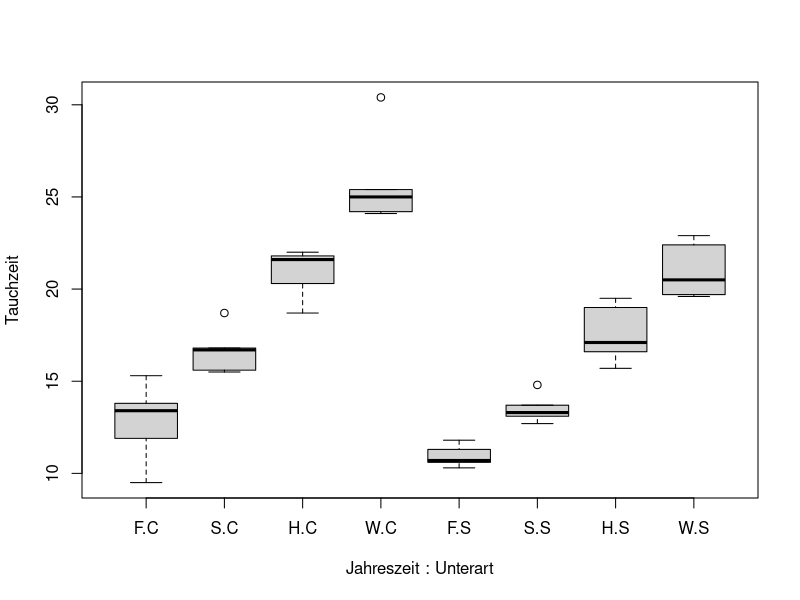
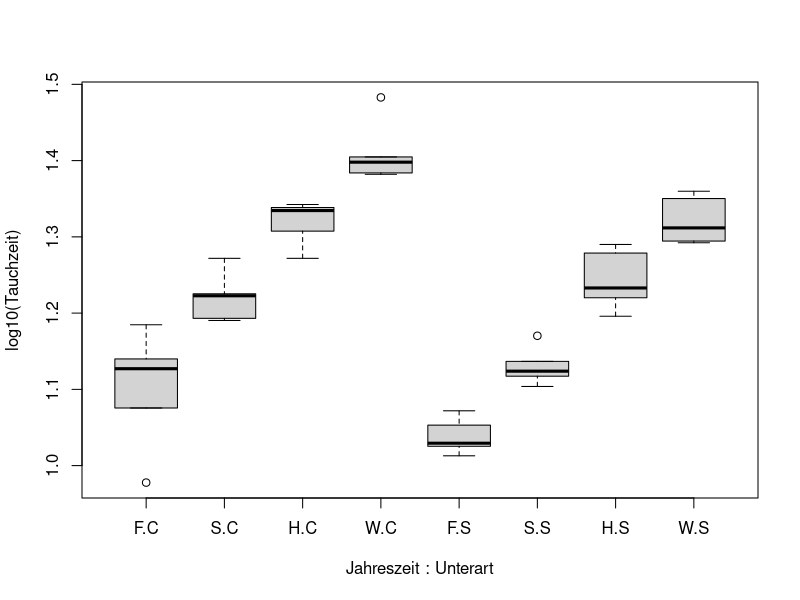
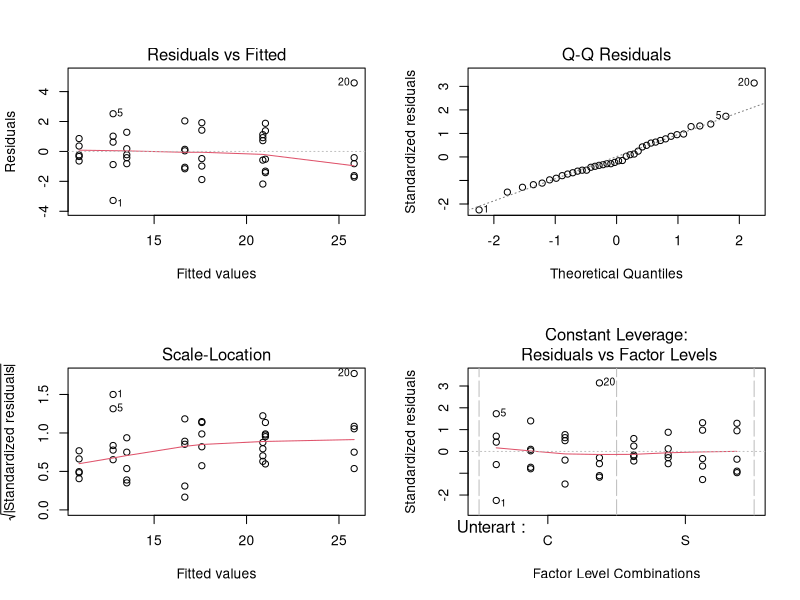
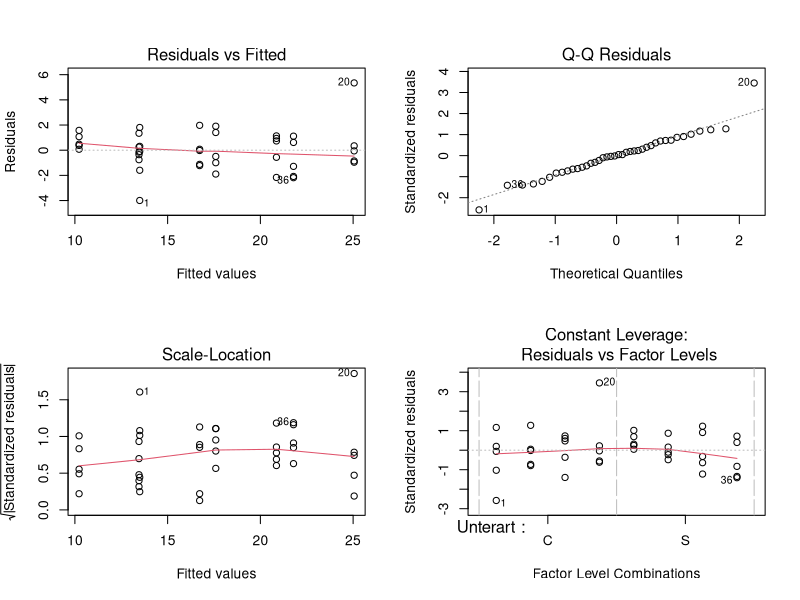
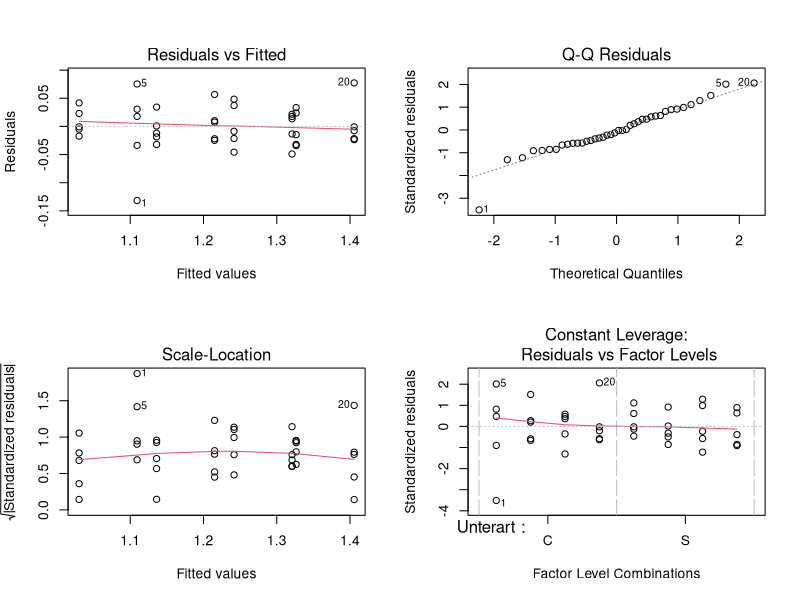
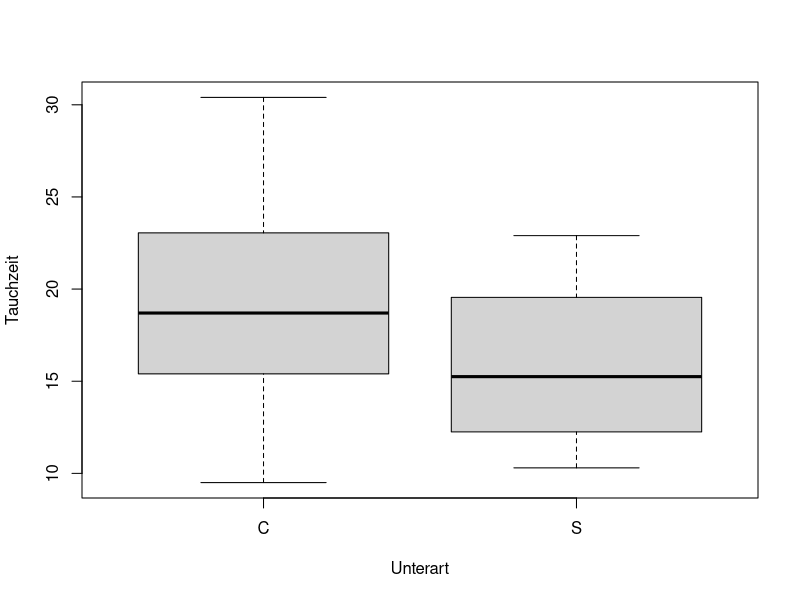
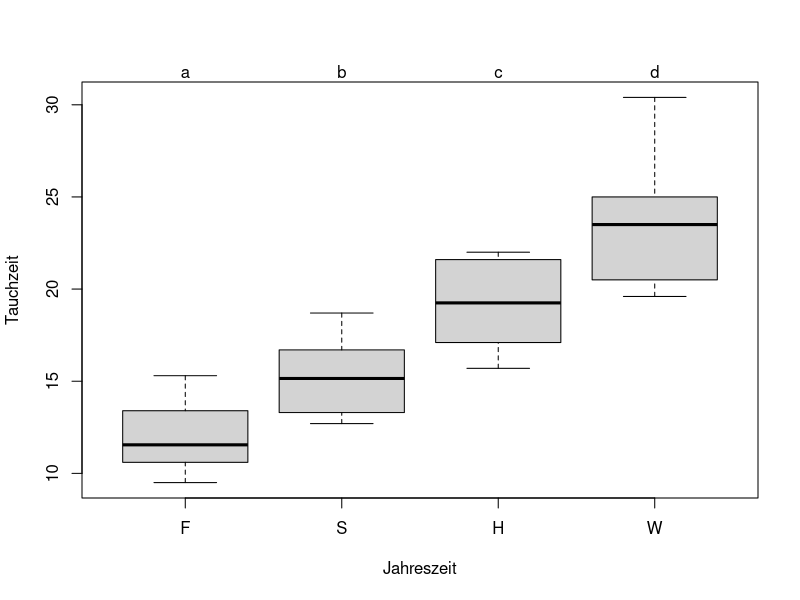

These charts were generated, in order, by the following R code:
## ---- chunk 1
library("readr")

# Daten laden
kormoran <- read_delim("datasets/stat/kormoran.csv", ";", col_types = cols("Unterart" = "f", "Jahreszeit" = "f")) 

# Ueberpruefen, ob Einlesen richtig funktioniert hat und welche Datenstruktur vorliegt
str(kormoran)
summary(kormoran)
## ---- chunk 2
# Umsortieren der Faktoren, damit sie in den Boxplots eine sinnvolle Reihung haben
kormoran$Jahreszeit <- ordered(kormoran$Jahreszeit, levels = c("F", "S", "H", "W"))
kormoran$Jahreszeit
## ---- chunk 3
# Explorative Datenanalyse
# (Check auf Normalverteilung der Residuen und Varianzhomogenitaet)
boxplot(Tauchzeit ~ Jahreszeit * Unterart, data = kormoran)
## ---- chunk 4
boxplot(log10(Tauchzeit) ~ Jahreszeit * Unterart, data = kormoran)
## ---- chunk 5
# Vollständiges Modell mit Interaktion
aov_1 <- aov(Tauchzeit ~ Unterart * Jahreszeit, data = kormoran)
aov_1
summary(aov_1)
summary.lm(aov_1)
# p-Wert der Interaktion ist 0.266
## ---- chunk 6
# Modelvalidierung mit Diagnostikplots
par(mfrow = c(2, 2))
plot(aov_1)
## ---- chunk 7
# Modellvereinfachung
aov_2 <- aov(Tauchzeit ~ Unterart + Jahreszeit, data = kormoran)
aov_2
summary(aov_2)
## ---- chunk 8
# Anderer Weg, um zu pruefen, ob man das komplexere Modell mit Interaktion behalten soll
anova(aov_1, aov_2)
# In diesem Fall bekommen wir den gleichen p-Wert wie oben (0.266)

# Modelldiagnostik
par(mfrow = c(2, 2)) # alle vier Abbildungen in einem 2 x 2 Raster
plot(aov_2)
## ---- chunk 9
# Alternative mit log10
aov_3 <- aov(log10(Tauchzeit) ~ Unterart + Jahreszeit, data = kormoran)
aov_3
summary(aov_3)
plot(aov_3)
## ---- chunk 10
par(mfrow = c(1, 1)) # Zurückschalten auf Einzelplots
library("multcomp")

boxplot(Tauchzeit ~ Unterart, data = kormoran)

letters <- cld(glht(aov_2, linfct = mcp(Jahreszeit = "Tukey")))
boxplot(Tauchzeit ~ Jahreszeit, data = kormoran)
mtext(letters$mcletters$Letters, at = 1:4)
## ---- chunk 11
library("dplyr")

kormoran |>
  group_by(Jahreszeit) |>
  summarise(Tauchzeit = mean(Tauchzeit))

kormoran |>
  group_by(Unterart) |>
  summarise(Tauchzeit = mean(Tauchzeit))

summary(lm(Tauchzeit ~ Jahreszeit, data = kormoran))
summary(lm(Tauchzeit ~ Unterart, data = kormoran))
